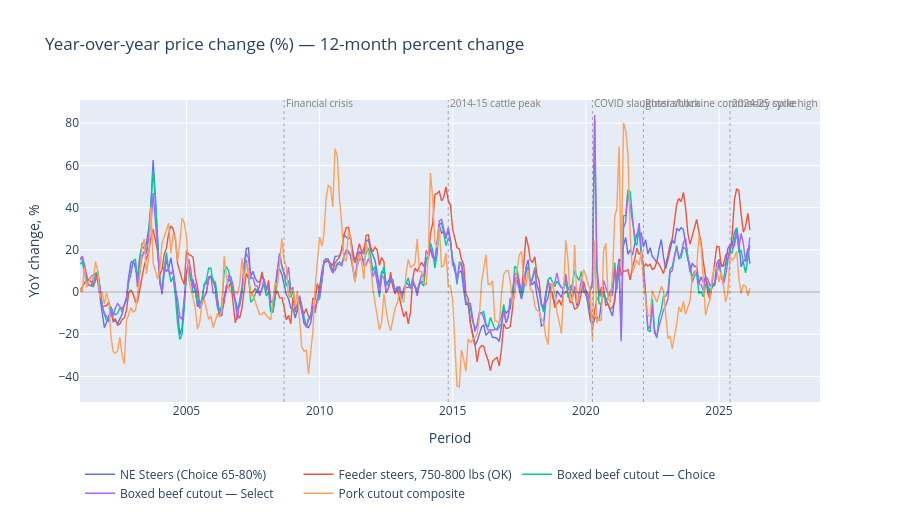

The cell this chart's notebook holds for it:
### Markdown cell above
## 3. Year-over-year change

Twelve-month percent change strips out level differences and shows the
**rate** at which prices are accelerating or decelerating. Cattle prices
spend long stretches at +20% YoY (a hot cycle) and -10% YoY (a cold cycle);
COVID-era pork shows up as a sharp -30% spike in 2020.

### Code cell
yoy_long = (
    read_observations(OBS_PATH)
    .filter(pl.col("series_id").is_in(SELECTED_IDS))
    .filter(pl.col("value").is_not_null())
    .sort(["series_id", "period_start"])
    .with_columns(
        yoy_pct=(
            (pl.col("value") / pl.col("value").shift(12).over("series_id") - 1)
            * 100
        ).round(2)
    )
    .filter(pl.col("yoy_pct").is_not_null())
    .collect()
)

fig = go.Figure()
for sid, name in SELECTED_SERIES:
    sub = yoy_long.filter(pl.col("series_id") == sid)
    fig.add_trace(
        go.Scatter(
            x=sub["period_start"].to_list(),
            y=sub["yoy_pct"].to_list(),
            mode="lines",
            name=name,
            line=dict(width=1.4),
        )
    )

fig.add_hline(y=0, line_width=1, line_color="rgba(0,0,0,0.4)")
fig.update_layout(
    title="Year-over-year price change (%) — 12-month percent change",
    xaxis_title="Period",
    yaxis_title="YoY change, %",
    height=520,
    hovermode="x unified",
    legend=dict(orientation="h", yanchor="bottom", y=-0.35, xanchor="left", x=0),
)
add_events(fig)
fig.show()

### Figure 1 — Plotly figure (JSON) as saved in the notebook; plotly's stock layout.template omitted (floating-point values rounded to 4 significant figures; data arrays with more than 128 entries replaced by an {"elided": "..."} marker saying what was removed)
{"data": [{"line": {"width": 1.4}, "mode": "lines", "name": "NE Steers (Choice 65-80%)", "type": "scatter", "x": {"elided": "302 str values"}, "y": {"elided": "302 float values"}}, {"line": {"width": 1.4}, "mode": "lines", "name": "Feeder steers, 750-800 lbs (OK)", "type": "scatter", "x": {"elided": "303 str values"}, "y": {"elided": "303 float values"}}, {"line": {"width": 1.4}, "mode": "lines", "name": "Boxed beef cutout — Choice", "type": "scatter", "x": {"elided": "303 str values"}, "y": {"elided": "303 float values"}}, {"line": {"width": 1.4}, "mode": "lines", "name": "Boxed beef cutout — Select", "type": "scatter", "x": {"elided": "303 str values"}, "y": {"elided": "303 float values"}}, {"line": {"width": 1.4}, "mode": "lines", "name": "Pork cutout composite", "type": "scatter", "x": {"elided": "303 str values"}, "y": {"elided": "303 float values"}}], "layout": {"annotations": [{"font": {"color": "gray", "size": 10}, "showarrow": false, "text": "Financial crisis", "x": "2008-09-01", "xanchor": "left", "y": 1.02, "yref": "paper"}, {"font": {"color": "gray", "size": 10}, "showarrow": false, "text": "2014-15 cattle peak", "x": "2014-11-01", "xanchor": "left", "y": 1.02, "yref": "paper"}, {"font": {"color": "gray", "size": 10}, "showarrow": false, "text": "COVID slaughter shock", "x": "2020-04-01", "xanchor": "left", "y": 1.02, "yref": "paper"}, {"font": {"color": "gray", "size": 10}, "showarrow": false, "text": "Russia/Ukraine commodity spike", "x": "2022-03-01", "xanchor": "left", "y": 1.02, "yref": "paper"}, {"font": {"color": "gray", "size": 10}, "showarrow": false, "text": "2024-25 cycle high", "x": "2025-06-01", "xanchor": "left", "y": 1.02, "yref": "paper"}], "height": 520, "hovermode": "x unified", "legend": {"orientation": "h", "x": 0, "xanchor": "left", "y": -0.35, "yanchor": "bottom"}, "shapes": [{"line": {"color": "rgba(0,0,0,0.4)", "width": 1}, "type": "line", "x0": 0, "x1": 1, "xref": "x domain", "y0": 0, "y1": 0, "yref": "y"}, {"line": {"color": "rgba(120,120,120,0.6)", "dash": "dot", "width": 1}, "type": "line", "x0": "2008-09-01", "x1": "2008-09-01", "xref": "x", "y0": 0, "y1": 1, "yref": "y domain"}, {"line": {"color": "rgba(120,120,120,0.6)", "dash": "dot", "width": 1}, "type": "line", "x0": "2014-11-01", "x1": "2014-11-01", "xref": "x", "y0": 0, "y1": 1, "yref": "y domain"}, {"line": {"color": "rgba(120,120,120,0.6)", "dash": "dot", "width": 1}, "type": "line", "x0": "2020-04-01", "x1": "2020-04-01", "xref": "x", "y0": 0, "y1": 1, "yref": "y domain"}, {"line": {"color": "rgba(120,120,120,0.6)", "dash": "dot", "width": 1}, "type": "line", "x0": "2022-03-01", "x1": "2022-03-01", "xref": "x", "y0": 0, "y1": 1, "yref": "y domain"}, {"line": {"color": "rgba(120,120,120,0.6)", "dash": "dot", "width": 1}, "type": "line", "x0": "2025-06-01", "x1": "2025-06-01", "xref": "x", "y0": 0, "y1": 1, "yref": "y domain"}], "title": {"text": "Year-over-year price change (%) — 12-month percent change"}, "xaxis": {"title": {"text": "Period"}}, "yaxis": {"title": {"text": "YoY change, %"}}}}
